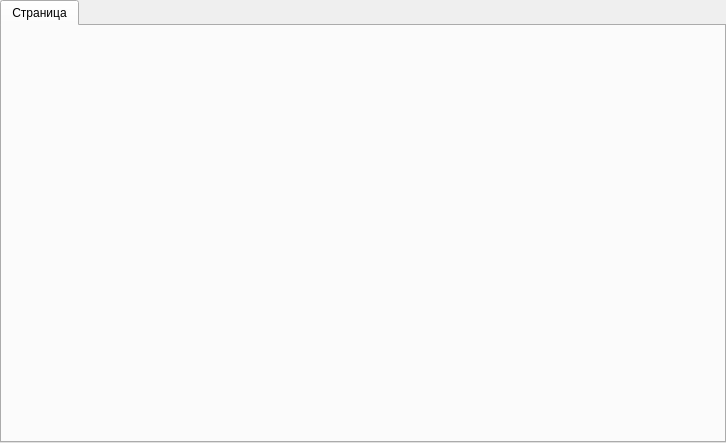
<?xml version="1.0" encoding="UTF-8"?>
<ui version="4.0">
 <class>Menu</class>
 <widget class="QTabWidget" name="Menu">
  <property name="geometry">
   <rect>
    <x>0</x>
    <y>0</y>
    <width>726</width>
    <height>443</height>
   </rect>
  </property>
  <property name="windowTitle">
   <string>TabWidget</string>
  </property>
  <property name="toolTipDuration">
   <number>0</number>
  </property>
  <widget class="QWidget" name="tab">
   <attribute name="title">
    <string>Страница</string>
   </attribute>
  </widget>
 </widget>
 <resources/>
 <connections/>
</ui>
